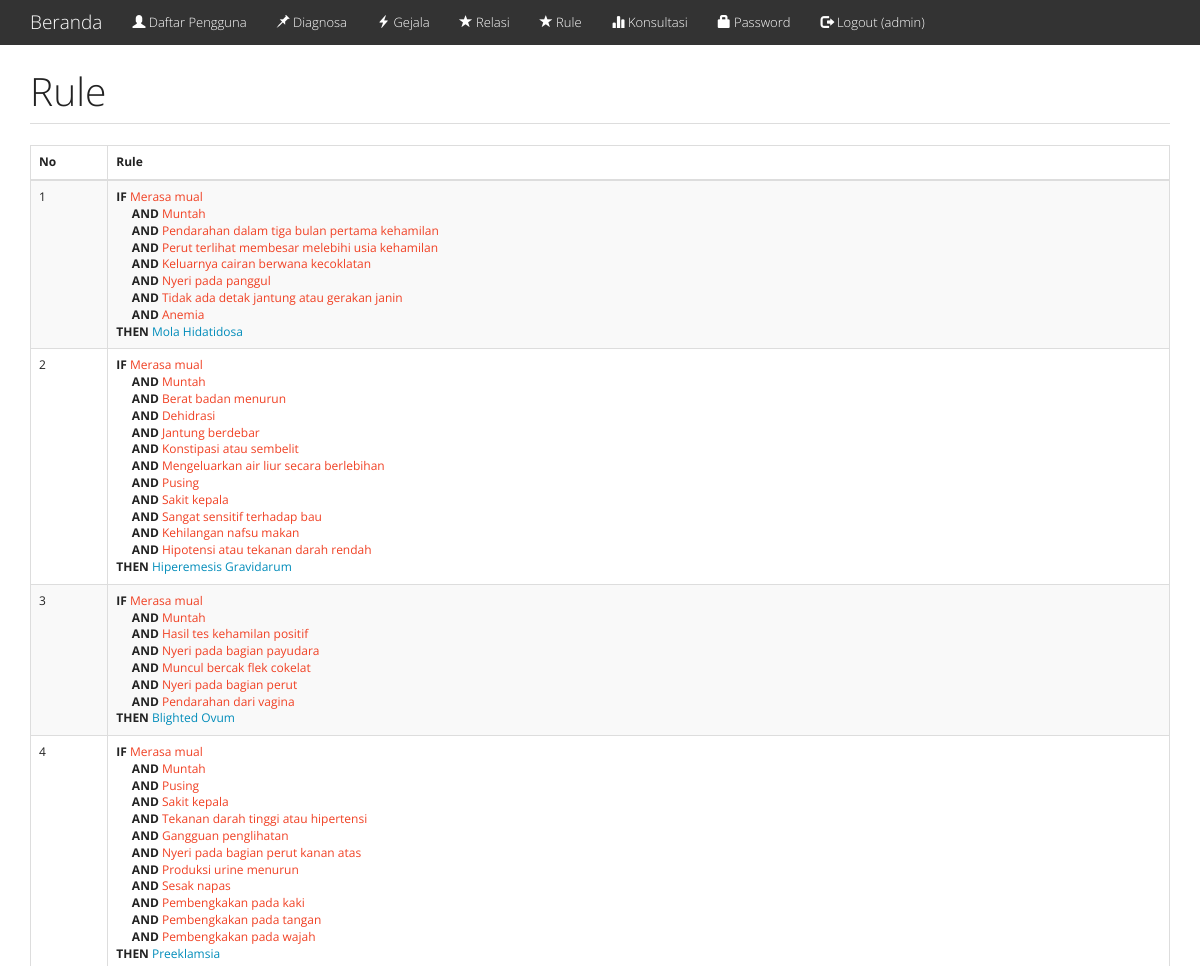
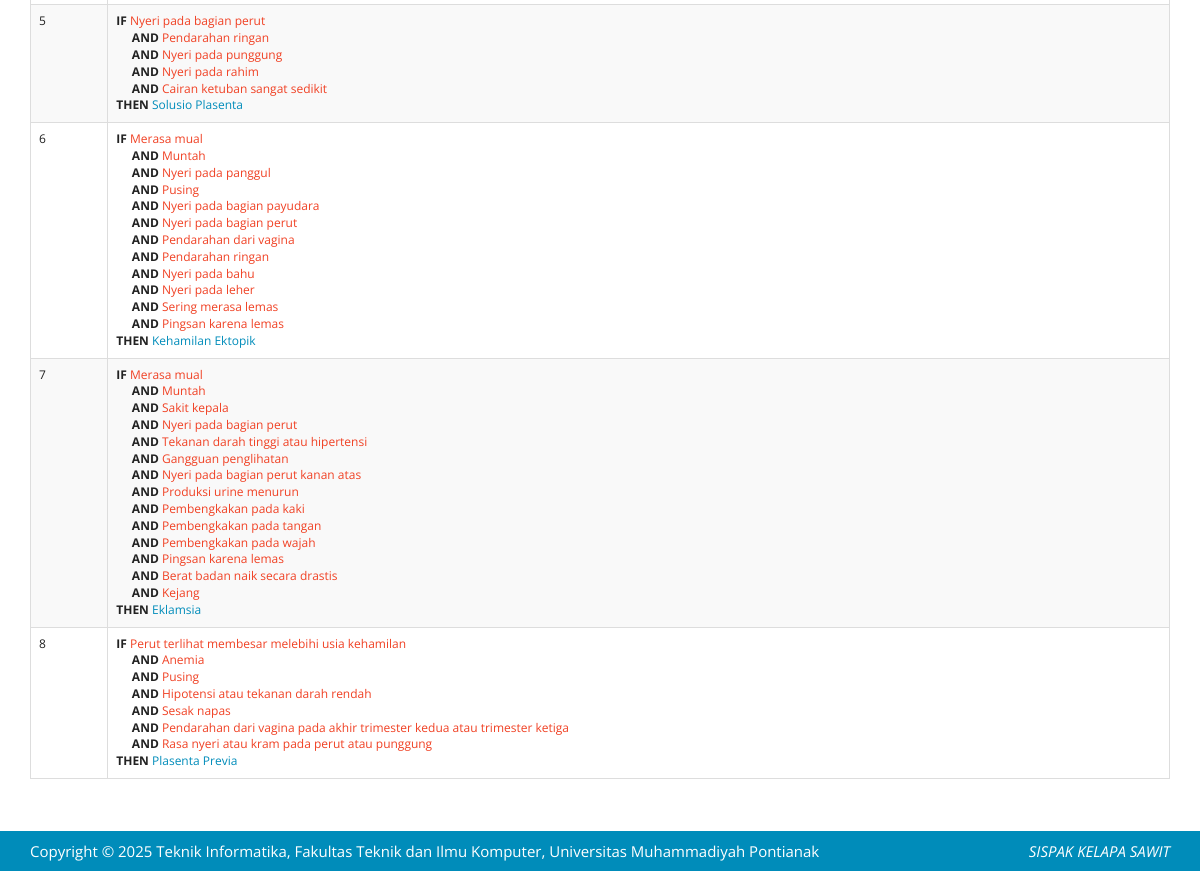
The app's page /index.php?m=rule (signed in) with its own data (2 pictures, top to bottom).
### tables this page shows
CREATE TABLE `tb_diagnosa` (
  `kode_diagnosa` varchar(16) NOT NULL,
  `nama_diagnosa` varchar(255) DEFAULT NULL,
  `keterangan` text DEFAULT NULL,
  `referensi` varchar(100) DEFAULT NULL
);

### functions.php (called while the page is built, shortened)
<?php
$config["server"] = 'localhost';
$config["username"] = 'root';
$config["password"] = '';
$config["database_name"] = 'cf_kelapa_sawit';
include 'includes/db.php';
$db = new DB($config['server'], $config['username'], $config['password'], $config['database_name']);
$rows = $db->get_results("SELECT kode_gejala, nama_gejala FROM tb_gejala ORDER BY kode_gejala");
$GEJALA = array();
foreach ($rows as $row) {
    $GEJALA[$row->kode_gejala] = $row->nama_gejala;
}
$rows = $db->get_results("SELECT * FROM tb_diagnosa ORDER BY kode_diagnosa");
$DIAGNOSA = array();
foreach ($rows as $row) {
    $DIAGNOSA[$row->kode_diagnosa] = $row;
}
function get_relasi($terjawab)
{
    global $db;
    $rows = $db->get_results("SELECT kode_diagnosa, r.kode_gejala
        FROM tb_relasi r
        ORDER BY kode_diagnosa, r.kode_gejala");
    $arr = array();
    foreach ($rows as $row) {
        $arr[$row->kode_diagnosa][$row->kode_gejala] = isset($terjawab[$row->kode_gejala]) ? $terjawab[$row->kode_gejala] : null;
    }
    return $arr;
}

### includes/db.php (called while the page is built, shortened)
<?php
class DB
{
    var $conn = null;
    public function __construct($host, $username, $passwd, $dbname)
    {
        $this->conn = mysqli_connect($host, $username, $passwd, $dbname);
    }
    public function query($sql)
    {
        $query = mysqli_query($this->conn, $sql) or die('<pre>Error mysqli_query: ' . mysqli_error($this->conn) . '<br />' . $sql . '</pre>');
        return $query;
    }
    public function get_results($sql)
    {
        $query = $this->query($sql);
        $arr = array();
        while ($row = mysqli_fetch_object($query)) {
            $arr[] = $row;
        }
        return $arr;
    }
}

### rule.php (the view)
<div class="page-header">
    <h1>Rule</h1>
</div>
<div class="table-responsive">
    <table class="table table-bordered table-hover table-striped">
        <thead>
            <tr>
                <th>No</th>
                <th>Rule</th>
            </tr>
        </thead>
        <?php
        $rules = get_relasi(array());
        $no = 1;
        foreach ($rules as $kode_diagnosa => $val) :
            $rule = array();
            foreach ($val as $kode_gejala => $v) {
                $rule[] = '<span class="text-danger">' . $GEJALA[$kode_gejala] . '</span>';
            }
        ?>
            <tr>
                <td><?= $no++ ?></td>
                <td><strong>IF</strong> <?= implode('<br />&nbsp; &nbsp; &nbsp;<strong>AND</strong> ', $rule) ?> <br /><strong>THEN</strong> <span class="text-primary"><?= $DIAGNOSA[$kode_diagnosa]->nama_diagnosa ?></span></td>
            </tr>
        <?php endforeach; ?>
    </table>
</div>

### assets/css/general.css (style rules this page uses)
html { position: relative; min-height: 100%; }
body { margin-bottom: 70px; }
.page-header { margin-top: 0; padding-bottom: 0; }
.page-header h1 { margin-top: 0; }

### index.php (style rules this page uses)
body { padding-top: 70px; }

### records on screen
tb_diagnosa: nama_diagnosa "Mola Hidatidosa"
tb_diagnosa: nama_diagnosa "Hiperemesis Gravidarum"
tb_diagnosa: nama_diagnosa "Blighted Ovum"
tb_diagnosa: nama_diagnosa "Preeklamsia"
tb_diagnosa: nama_diagnosa "Solusio Plasenta"
tb_diagnosa: nama_diagnosa "Kehamilan Ektopik"
tb_diagnosa: nama_diagnosa "Eklamsia"
tb_diagnosa: nama_diagnosa "Plasenta Previa"

### other values on screen
_session('login') "admin"
implode('<br />&nbsp; &nbsp; &nbsp;<strong>AND</strong> ', $rule) "AND AND AND AND AND AND AND"
implode('<br />&nbsp; &nbsp; &nbsp;<strong>AND</strong> ', $rule) "AND AND AND AND AND AND AND AND AND AND AND"
$GEJALA[$kode_gejala] "Merasa mual Muntah Hasil tes kehamilan positif Nyeri pada bagian payudara Muncul bercak flek cokelat Nyeri pada bagian perut Pendarahan dari vagina"
implode('<br />&nbsp; &nbsp; &nbsp;<strong>AND</strong> ', $rule) "AND AND AND AND AND AND"
$GEJALA[$kode_gejala] "Nyeri pada bagian perut Pendarahan ringan Nyeri pada punggung Nyeri pada rahim Cairan ketuban sangat sedikit"
implode('<br />&nbsp; &nbsp; &nbsp;<strong>AND</strong> ', $rule) "AND AND AND AND"
implode('<br />&nbsp; &nbsp; &nbsp;<strong>AND</strong> ', $rule) "AND AND AND AND AND AND AND AND AND AND AND AND AND"
